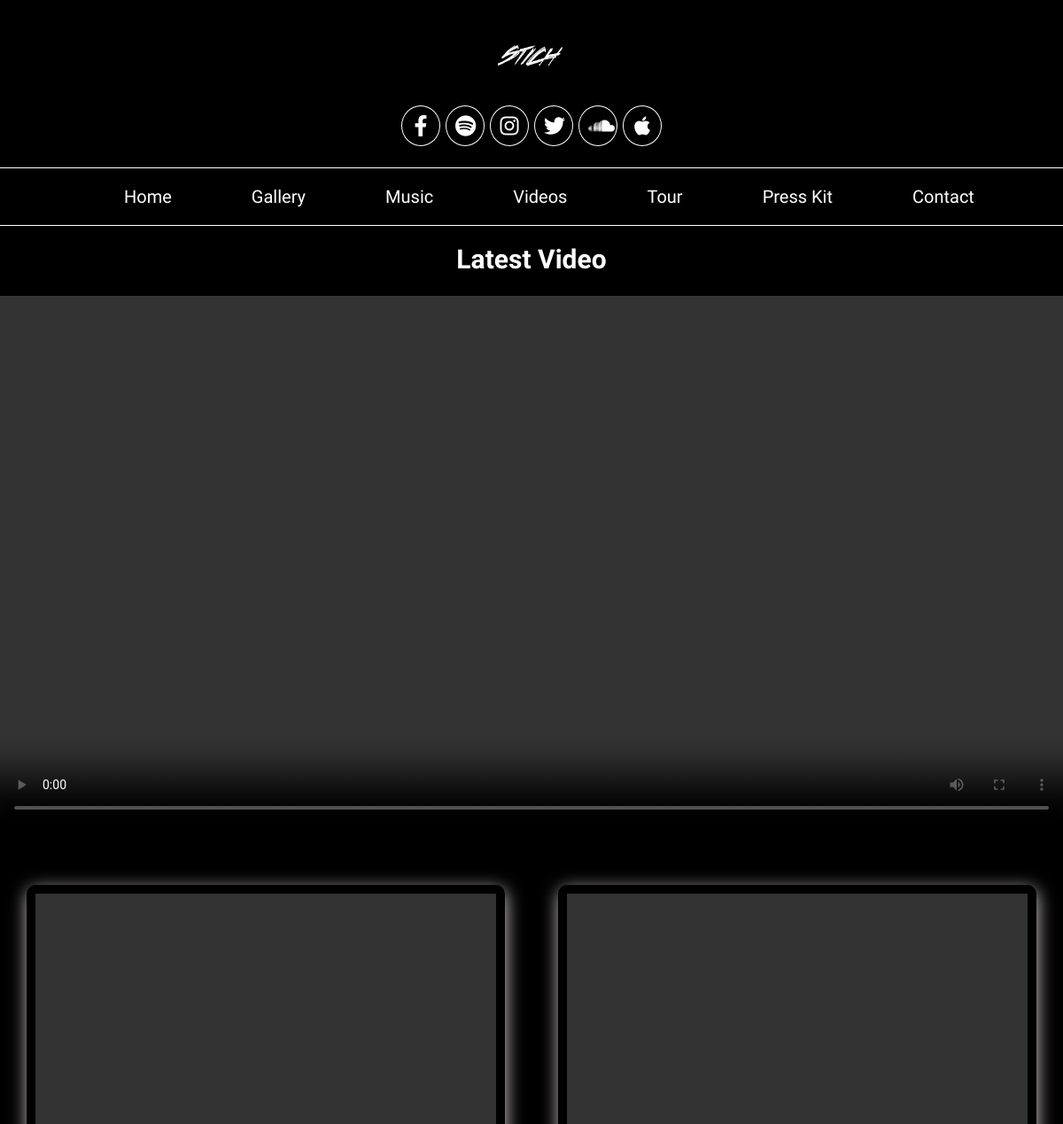
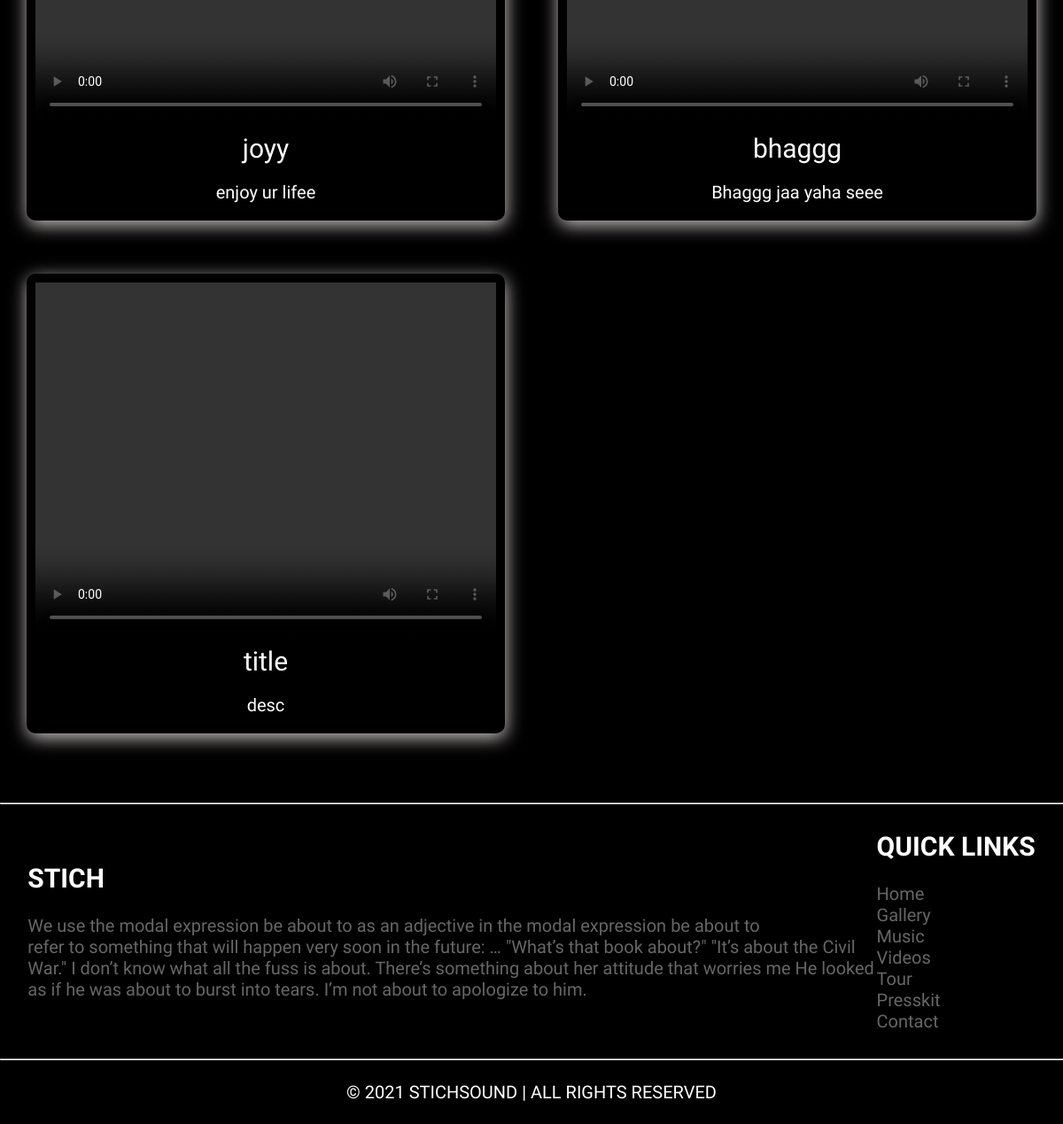
Screenshot of /videos/ with the database file from the repository (2 pictures, top to bottom).
### home/models.py (models this page shows, shortened)
class Video(models.Model):
    title=models.CharField(max_length=50)
    desc=models.TextField()
    video=models.FileField(upload_to='Video-Files')
    uploaded_on=models.DateTimeField(auto_now_add=True)
    class Meta:
        ordering=['-uploaded_on']

### home/views.py (the view)
# urls.py: path('videos/',views.videos,name='videos'),
def videos(request):
    latest_vid=Video.objects.latest('id')
    video_obj=Video.objects.all()
    return render(request,'videos.html',{'latest_vid':latest_vid,'video_obj':video_obj})

### home/templates/videos.html (shortened to what this page needs)
{% extends 'base.html' %}
{% load static %}
{% block body %}
<div class="videos" style="margin-top: 20px; width:100%;">
    <center>
        <h2>Latest Video</h2><br>
    <video src="{{latest_vid.video.url}}" style="width: 100%;height: 600px;" controls></video></center>
    <div class="vidpost">
        <div class="card">
            {% for video in video_obj %}
            <div class="card-body" style="padding:10px; cursor:pointer">
                <video src="{{video.video.url}}" height="400" controls></video>
                <h2 style="margin: 10px; font-weight: 400;" >{{video.title}}</h2>
                <p style="margin: 10px;">{{video.desc}}</p>
            </div>
            {% endfor %}
        </div>
    </div>
</div>
{% endblock body %}

### static/style.css (style rules this page uses)
* { margin: 0; padding: 0; box-sizing: border-box; }
html { font-family: 'Gemunu Libre', sans-serif; overflow-x: hidden; font-size: 20px; color: white; background-color: black; }
.card { display: grid; grid-template-columns: 1fr 1fr 1fr; }
.card .card-body { box-shadow: 1px 5px 20px rgb(204, 197, 197); margin: 30px; border-radius: 10px; transition: .3s linear; display: grid; place-items: center; }
.card .card-body video { width: 100%; }
.vidpost { margin-top: 30px; }
@media screen and (max-width:1200px) { .card { display: grid; grid-template-columns: 1fr 1fr; } }

### rows the page displays
Video: title "joyy", desc "enjoy ur lifee"
Video: title "bhaggg", desc "Bhaggg jaa yaha seee"
Video: title "title", desc "desc"
